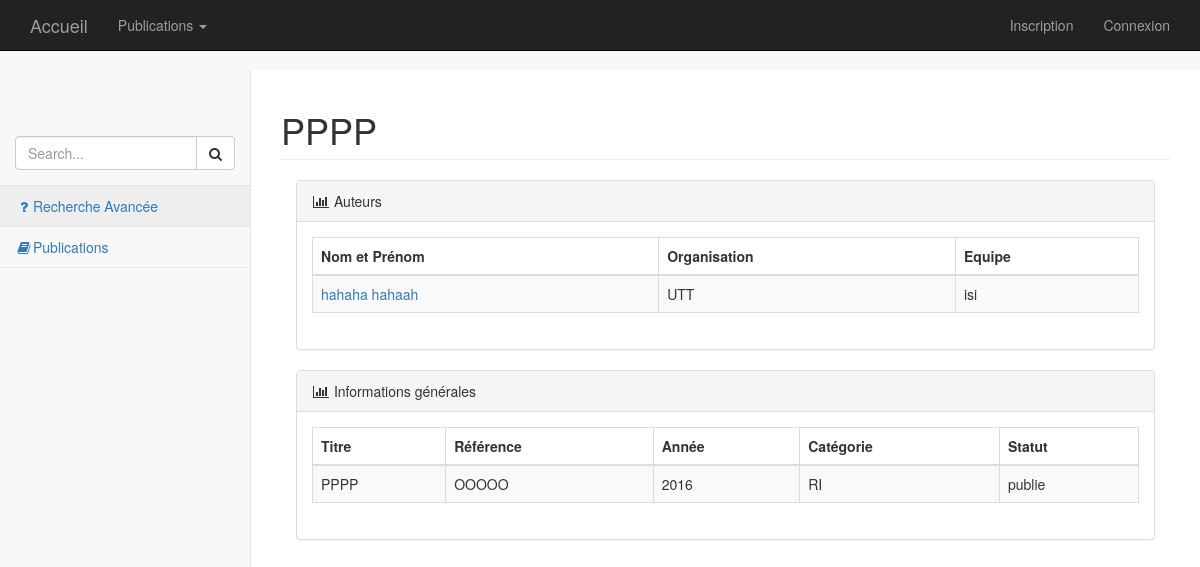
Screenshot of /index.php?controleur=publicationSpecifique&id=48 with the database file from the repository.
### tables this page shows
CREATE TABLE IF NOT EXISTS `Auteur` (
  `id` int(11) NOT NULL AUTO_INCREMENT,
  `organisation` varchar(50) NOT NULL,
  `equipe` varchar(25) NOT NULL,
  `nom` varchar(25) NOT NULL,
  `prenom` varchar(25) NOT NULL,
  PRIMARY KEY (`id`)
);

CREATE TABLE IF NOT EXISTS `Publication` (
  `id` int(11) NOT NULL AUTO_INCREMENT,
  `titre_article` varchar(500) NOT NULL,
  `reference_publication` varchar(500) NOT NULL,
  `annee` int(11) NOT NULL,
  `categorie` varchar(25) NOT NULL,
  `lieu` varchar(100) DEFAULT NULL,
  `statut` varchar(20) NOT NULL,
  `date_ajout` date NOT NULL,
  PRIMARY KEY (`id`)
);

### Controleur/ControleurPublicationSpecifique.php (called while the page is built, shortened)
<?php
    require_once 'Classes/Publication.php';
    class ControleurPublicationSpecifique extends Controleur{
        private $publication1;
        function __Construct(){
            $this->chercheur = new Chercheur_UTT(null, 'nom', 'prenom', 'UTT', 'equipe', 'login', 'mdp');
            $this->publication1 = new Publication(null, array($this->chercheur), 'titre', 'ref', 'annee', 'statut', 'type',null);
        }
        public function index(){
            $publication2 = $this->publication1->getPublicationID($this->requete->getParametre('id'));
            $this->genererVue(array('titrePage' => $publication2->getTitre(), 'publication' => $publication2, 'Auteur' => $publication2->getAuteurs()));
        }
    }

### Core/Routeur.php (called while the page is built, shortened)
<?php
    class Routeur{
        public function routerRequete(){
            try{
                $requete = new Requete(array_merge($_GET, $_POST));
                $controleur = $this->creerControleur($requete);
                $action = $this->creerAction($requete);
                $controleur->executerAction($action);
            }
            catch(Exception $e){
                $this->gererErreur($e);
            }
        }
        private function creerControleur(Requete $requete){
            $controleur = "Accueil";
            if($requete->existeParametre('controleur')){
                $controleur = $requete->getParametre('controleur');
                $controleur = ucfirst($controleur);
            }
            $classeControleur = 'Controleur' . $controleur;
            $fichierControleur = 'Controleur/' . $classeControleur . '.php';
            if(file_exists($fichierControleur)){
                $controleur = new $classeControleur();
                $controleur->setRequete($requete);
                return $controleur;
            }
            else{
                throw new Exception("Fichier '$fichierControleur' introuvable");
            }
        }
        private function creerAction(Requete $requete){
            $action = "index";
            return $action;
        }
    }

### index.php (called while the page is built, shortened)
<?php
    require 'Core/Routeur.php';
    $routeur = new Routeur();
    $routeur->routerRequete();

### Classes/Chercheur.php (called while the page is built, shortened)
<?php
    require_once 'Core/Modele.php';
    require_once 'Publication.php';
    class Chercheur extends Modele{
	private $id;
        private $nom;
	private $prenom;
        private $organisation;
	private $equipe;
        public function __construct ($id,$nom,$prenom,$organisation,$equipe){
		$this->id = $id;
		$this->nom = $nom;
		$this->prenom= $prenom;
		$this->organisation = $organisation;
		$this->equipe = $equipe;
        }
        public function getId(){return ($this->id);}
	public function getNom(){return ($this->nom);}
	public function getPrenom(){return ($this->prenom);}
        public function getOrganisation(){return ($this->organisation);}
        public function getEquipe(){return ($this->equipe);}
    }

### Core/Modele.php (called while the page is built)
<?php
    require_once 'Configuration.php';
    abstract class Modele{
        private static $bdd;
        protected function executerRequete($sql, $params = null){
            if($params == null){
                $resultat = self::getBdd()->query($sql);
            }
            else{
                $resultat = self::getBdd()->prepare($sql);
                $resultat->execute($params);
            }
            return $resultat;
        }
        private static function getBdd(){
            if(self::$bdd == null){
                $dsn = Configuration::get("dsn");
                $login = Configuration::get("login");
                $mdp = Configuration::get("mdp");
                self::$bdd = new PDO($dsn, $login, $mdp,
                            array(PDO::ATTR_ERRMODE => PDO::ERRMODE_EXCEPTION));
            }
            return self::$bdd;
        }
    }

### Classes/Publication.php (called while the page is built, shortened)
<?php
    require_once 'Core/Modele.php';
    class Publication extends Modele{
        private $titre;
        private $ref;
        private $annee;
        private $statut;
        public function __construct($id, $auteurs, $titre, $ref, $annee, $statut, $type, $lieu =null) {
		$this->titre = $titre;
		$this->ref = $ref;
		$this->annee = $annee;
		$this->statut = $statut;
                $this->type = $type;
        }
        public function getTitre(){return $this->titre;}
        public function getRef(){return $this->ref;}
        public function getAnnee(){return $this->annee;}
        public function getStatut(){return $this->statut;}
        public function getType(){return $this->type;}
	public function getPublicationID($idPublication){
            $sql = 'SELECT * FROM Publication WHERE id = ?';
            $reponsePublication = $this->executerRequete($sql, array($idPublication));
            if($reponsePublication->rowCount() == 1){
                while($donneesPublication = $reponsePublication->fetch()){
                    $reqAuteurs = 'SELECT Auteur.* FROM redige, Auteur WHERE Auteur.id = redige.Auteur_id AND redige.Publication_id = ? ORDER BY redige.place';
                    $reponseAuteurs = $this->executerRequete($reqAuteurs, array($donneesPublication['id']));
                    while($donneesAuteurs = $reponseAuteurs->fetch()){
                        $idAuteurs[] = new Chercheur($donneesAuteurs['id'], $donneesAuteurs['nom'], $donneesAuteurs['prenom'], $donneesAuteurs['organisation'], $donneesAuteurs['equipe']);
                        }
                    $publication = new Publication($donneesPublication['id'], $idAuteurs, $donneesPublication['titre_article'], $donneesPublication['reference_publication'], $donneesPublication['annee'], $donneesPublication['statut'], $donneesPublication['categorie']);
                }
                return $publication;
            }
            else
                throw new Exception("Aucune publication ne correspond a l'identifiant '$idPublication'");
        }
    }

### Core/Configuration.php (called while the page is built)
<?php
    class Configuration{
        private static $parametres;
        public static function get($nom, $valeurDefaut = null){
            if(isset(self::getParametres()[$nom])){
                $valeur = self::getParametres()[$nom];
            }
            else{
                $valeur = $valeurDefaut;
            }
            return $valeur;
        }
        private static function getParametres(){
            if(self::$parametres == null){
                $cheminFichier = 'Config/prod.ini';
                if(!file_exists($cheminFichier)){
                    $cheminFichier = 'Config/dev.ini';
                }
                if(!file_exists($cheminFichier)){
                    throw new Exception('Aucun fichier de configuration trouvé');
                }
                else{
                    self::$parametres = parse_ini_file($cheminFichier);
                }
            }
            return self::$parametres;
        }
    }

### Vue/PublicationSpecifique/index.php (the view, shortened to what this page needs)
<?php
    $this->stylesCss = '
    <link href="bootstrap/bower_components/metisMenu/dist/metisMenu.min.css" rel="stylesheet">
    <link href="bootstrap/dist/css/timeline.css" rel="stylesheet">
    <link href="bootstrap/dist/css/sb-admin-2.css" rel="stylesheet">
    <link href="bootstrap/bower_components/morrisjs/morris.css" rel="stylesheet">
    <link href="styles/css/Moncss.css" rel="stylesheet" type="text/css">';
?>
    <nav>
      <div class="navbar-default sidebar" role="navigation">
        <div class="sidebar-nav navbar-collapse">
          <ul class="nav" id="side-menu">
            <li class="sidebar-search">
              <div class="input-group custom-search-form">
                <input type="text" class="form-control" placeholder="Search...">
                <span class="input-group-btn">
                  <button class="btn btn-default" type="button">
                    <i class="fa fa-search"></i>
                  </button>
                </span>
              </div>
            </li>
            <li><a data-toggle="modal" data-target="#myModal"><i class="fa fa-question fa-fw"></i>Recherche Avancée</a></li>
            <li><a href="index.php?controleur=publicationCategorie"><i class="fa fa-book fa-fw"></i>Publications</a></li>
          </ul>
        </div>
      </div>
    </nav>
    <div id="page-wrapper">
      <div class="row">
        <div class="col-lg-12">
           <h1 class="page-header"><?= $titrePage ?></h1>
        </div>
      </div>
      <div id="contenu">
            <div class="col-lg-12">
                <div class="panel panel-default">
                    <div class="panel-heading">
                        <i class="fa fa-bar-chart-o fa-fw"></i>
                    Auteurs
                </div>
                <div class="panel-body">
                    <div class="row">
                        <div class="col-lg-12">
                            <div class="table-responsive">
                                <table class="table table-bordered table-hover table-striped">
                                    <thead>
                                        <tr>
                                            <th>Nom et Prénom</th>
                                            <th>Organisation</th>
                                            <th>Equipe</th>
                                        </tr>
                                    </thead>
                                    <tbody>
                                            <?php foreach($Auteur as $auteur) :?>
                                        <tr>
                                            <td>
                                                <a href= "index.php?controleur=publication&action=publicationsChercheur&id=<?= $auteur->getId()?>">
                                                <?= $auteur->getNom() . ' ' . $auteur->getPrenom() ?>
                                                </a>
                                            </td>
                                            <td><?= $auteur->getOrganisation()?></td>
                                            <td><?= $auteur->getEquipe()?></td>
                                        </tr>
                                            <?php endforeach; ?>
                                    </tbody>
                                </table>
                            </div>
                        </div>
                        <div class="col-lg-12">
                        </div>
                    </div>
                </div>
            </div>
        </div>
          <div class="col-lg-12">
                <div class="panel panel-default">
                    <div class="panel-heading">
                        <i class="fa fa-bar-chart-o fa-fw"></i>
                    Informations générales
                </div>
                <div class="panel-body">
                    <div class="row">
                        <div class="col-lg-12">
                            <div class="table-responsive">
                                <table class="table table-bordered table-hover table-striped">
                                    <thead>
                                        <tr>
                                            <th>Titre</th>
                                            <th>Référence</th>
                                            <th>Année</th>
                                            <th>Catégorie</th>
                                            <th>Statut</th>
                                            </tr>
                                    </thead>
                                    <tbody>
                                        <tr>
                                            <td><?php echo $publication->getTitre()?></td>
                                            <td><?php echo $publication->getRef()?></td>
                                            <td><?php echo $publication->getAnnee();?></td>
                                            <td><?php echo $publication->getType();?></td>
                                            <td><?php echo $publication->getStatut();?></td>
                                        </tr>
                                    </tbody>
                                </table>
                            </div>
                        </div>
                        <div class="col-lg-12">
                        </div>
                    </div>
                </div>
            </div>
        </div>
      </div>
        <div class="row">
                <div class="col-lg-2">
                </div>
            </div>
    </div>

### rows the page displays
auteur: nom "hahaha", prenom "hahaah", organisation "UTT", equipe "isi"
publication: titre_article "PPPP", reference_publication "OOOOO", annee "2016", categorie "RI", statut "publie"

### other values shown
$titrePage "PPPP"
